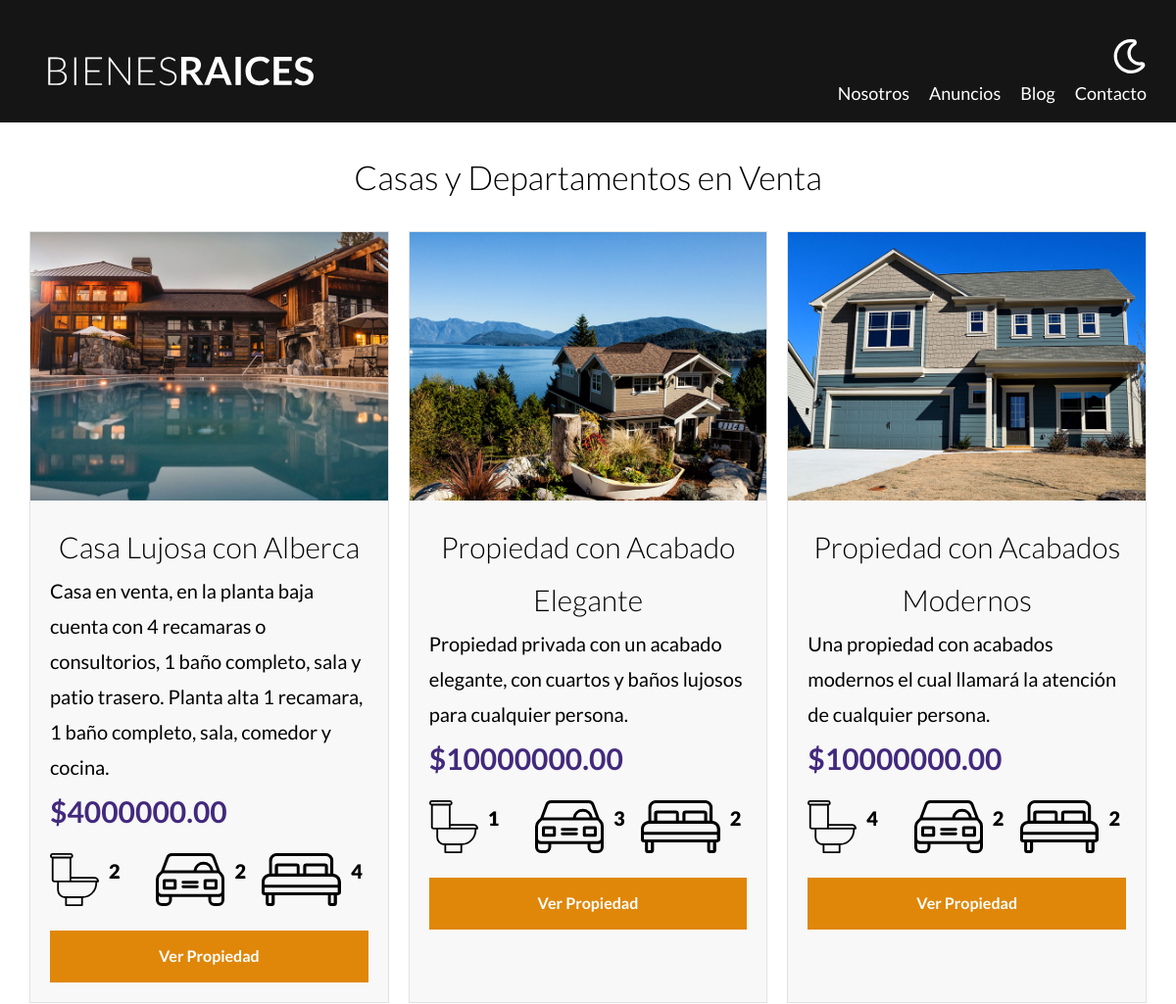
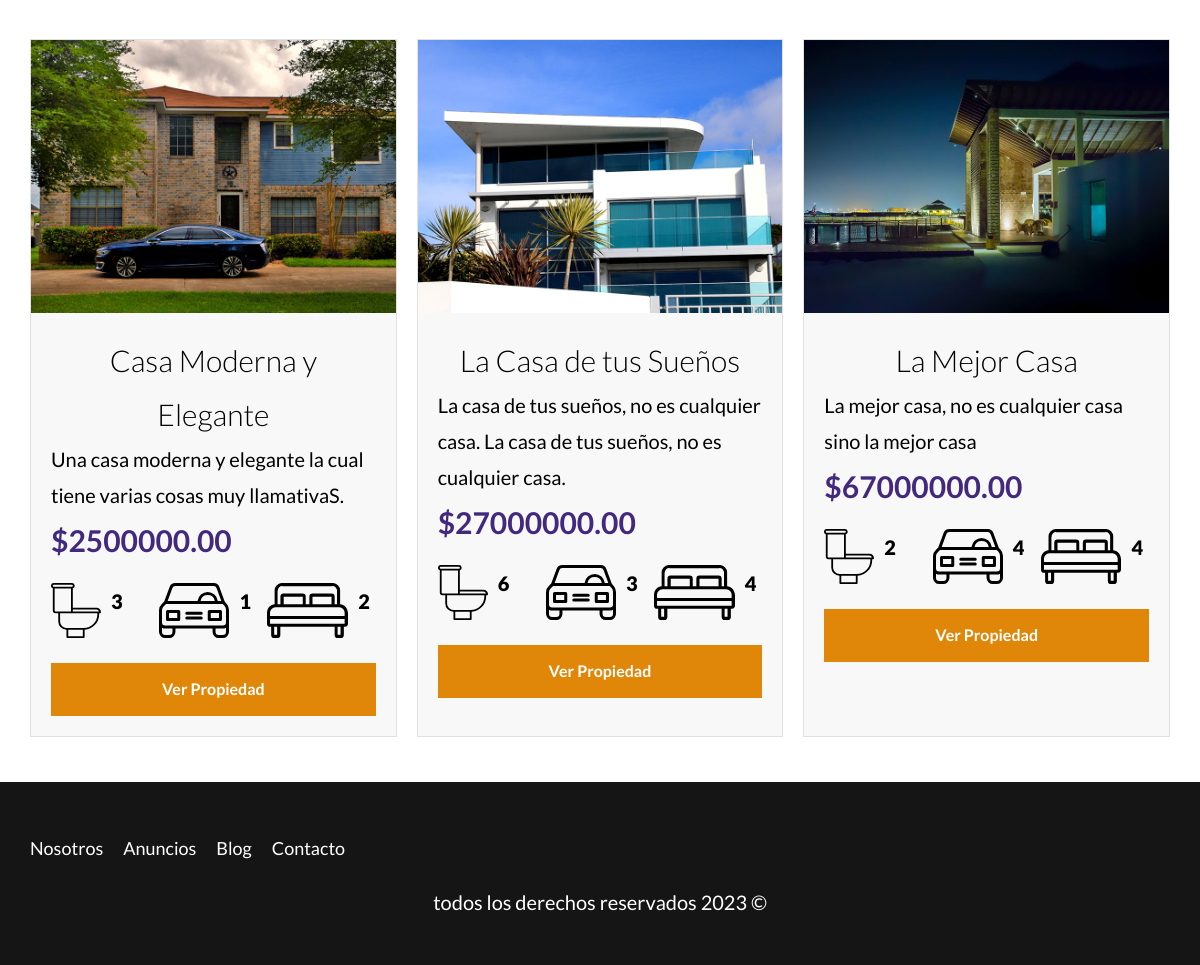
The app's page /anuncios.php with its own data (2 pictures, top to bottom).
### tables this page shows
CREATE TABLE `propiedades` (
  `id` int NOT NULL AUTO_INCREMENT,
  `nombre` varchar(45) DEFAULT NULL,
  `precio` decimal(10,2) DEFAULT NULL,
  `imagen` varchar(200) DEFAULT NULL,
  `descripcion` longtext,
  `habitaciones` int DEFAULT NULL,
  `wc` int DEFAULT NULL,
  `estacionamiento` int DEFAULT NULL,
  `creado` date DEFAULT NULL,
  `vendedores_id` int NOT NULL,
  PRIMARY KEY (`id`),
  KEY `fk_propiedades_vendedores_idx` (`vendedores_id`),
  CONSTRAINT `fk_propiedades_vendedores` FOREIGN KEY (`vendedores_id`) REFERENCES `vendedores` (`id`)
);

### includes/templates/properties.php (the view, shortened to what this page needs)
<?php
    $db = connectDB();
    $queryRows = "SELECT COUNT(*) AS total_rows FROM propiedades";
    $result = mysqli_query($db, $queryRows);
    $table = mysqli_fetch_assoc($result);
    $totalRows = $table['total_rows'];
    $limit = $limit ?? $totalRows;
    $query = "SELECT * FROM propiedades LIMIT {$limit}";
    $result = mysqli_query($db,$query);
?>
    <div class="properties">
        <?php while($property = mysqli_fetch_assoc($result)): ?>
        <div class="property">
            <img loading="lazy" src="/img/<?php echo $property['imagen'] ?>" alt="property image">
            <div class="property-content">
                <h3><?php echo $property['nombre'] ?></h3>
                <p><?php echo $property['descripcion'] ?></p>
                <p class="price">$<?php echo $property['precio'] ?></p>
                <ul class="details-icons">
                    <li>
                        <img loading="lazy" src="build/img/icono_wc.svg" alt="wc icon">
                        <p><?php echo $property['wc'] ?></p>
                    </li>
                    <li>
                        <img loading="lazy" src="build/img/icono_estacionamiento.svg" alt="parking icon">
                        <p><?php echo $property['estacionamiento'] ?></p>
                    </li>
                    <li>
                        <img loading="lazy" src="build/img/icono_dormitorio.svg" alt="room icon">
                        <p><?php echo $property['habitaciones'] ?></p>
                    </li>
                </ul>
                <a class="btn-yellow-block" href="anuncio.php?id=<?php echo $property['id'] ?>">ver propiedad</a>
            </div>
        </div>
        <?php endwhile; ?>
    </div>

### build/css/app.css (style rules this page uses)
html { -webkit-text-size-adjust:100%;line-height:1.15 }
body { margin:0 }
a { background-color:transparent }
img { border-style:none }
html { box-sizing:border-box;font-size:62.5% }
*,:after,:before { box-sizing:inherit }
body { font-family:Lato,sans-serif;font-size:1.6rem;line-height:1.8 }
p { color:#000;font-size:2rem }
a { text-decoration:none }
img,picture { display:block;width:100% }
h1,h2,h3 { font-family:Lato,sans-serif;font-weight:300;margin:2.5rem 0;text-align:center }
h3 { font-size:3rem }
.btn-yellow-block { background-color:#e08709;border:.2rem solid transparent;color:#fff;display:block;font-weight:700;margin-top:2.5rem;padding:1rem 3rem;text-align:center;text-decoration:none;text-transform:capitalize }
@media (min-width:768px) { .properties { display:grid;gap:2rem;grid-template-columns:repeat(3,1fr) } }
.property { background-color:#f8f8f8;border:.1rem solid #e1e1e1;margin-bottom:2rem }
.property .property-content { padding:2rem }
.property h3,.property p { margin:0 }
.price { color:#42297d;font-size:3rem;font-weight:700 }
.details-icons { display:flex;list-style:none;max-width:40rem;padding:0 }
.details-icons li { display:flex;flex:1 }
.details-icons li img { flex:0 0 5rem;margin-right:1rem }
.details-icons li p { font-weight:900 }

### records on screen
propiedades: imagen (picture), nombre "Casa Lujosa con Alberca", descripcion "Casa en venta, en la planta baja cuenta con 4 recamaras o consultorios, 1 baño completo, sala y patio trasero. Planta alta 1 recamara, 1 baño completo, sala, comedor y cocina.", precio "4000000.00", wc "2", estacionamiento "2", habitaciones "4"
propiedades: imagen (picture), nombre "Propiedad con Acabado Elegante", descripcion "Propiedad privada con un acabado elegante, con cuartos y baños lujosos para cualquier persona.", precio "10000000.00", wc "1", estacionamiento "3", habitaciones "2"
propiedades: imagen (picture), nombre "Propiedad con Acabados Modernos", descripcion "Una propiedad con acabados modernos el cual llamará la atención de cualquier persona.", precio "10000000.00", wc "4", estacionamiento "2", habitaciones "2"
propiedades: imagen (picture), nombre "Casa Moderna y Elegante", descripcion "Una casa moderna y elegante la cual tiene varias cosas muy llamativaS.", precio "2500000.00", wc "3", estacionamiento "1", habitaciones "2"
propiedades: imagen (picture), nombre "La Casa de tus Sueños", descripcion "La casa de tus sueños, no es cualquier casa. La casa de tus sueños, no es cualquier casa.", precio "27000000.00", wc "6", estacionamiento "3", habitaciones "4"
propiedades: imagen (picture), nombre "La Mejor Casa", descripcion "La mejor casa, no es cualquier casa sino la mejor casa", precio "67000000.00", wc "2", estacionamiento "4", habitaciones "4"
